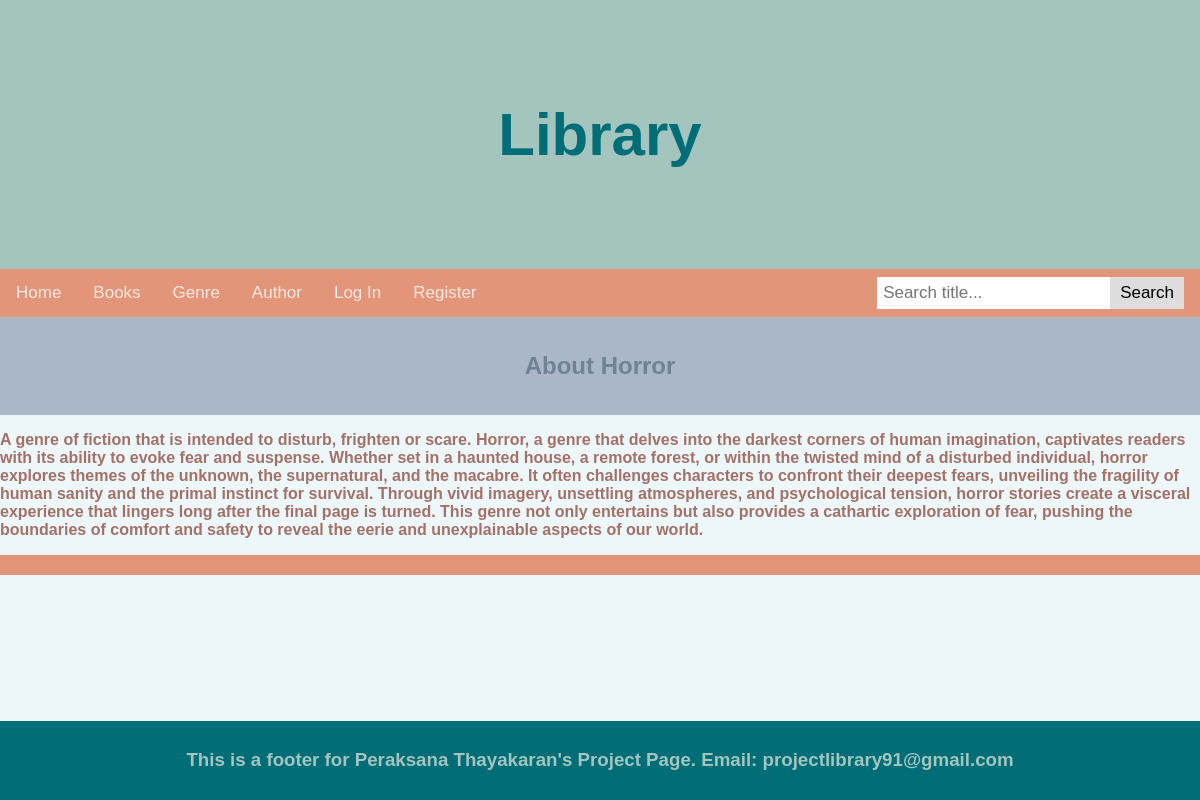
The page /genre/1 on the database its author committed.
### tables this page shows
CREATE TABLE Genre (id INTEGER PRIMARY KEY, name, description);

### route.py (the view)
@app.route('/genre/<int:id>')
def genre_details(id):
    if not is_valid_id(id):
        return render_template("error.html"), 400  # Bad Request
    try:
        genre = query_db("SELECT * FROM Genre WHERE id=?", (id,), one=True)
        if genre:
            return render_template("g_details.html", genre=genre)
        return render_template("error.html"), 404
    except sqlite3.OperationalError:
        return render_template("error.html"), 400  # Bad Request

### route.py (called while the page is built)
@app.before_request
def make_session_permanent():
    session.permanent = True

def is_valid_id(id):
    MIN_INTEGER = -9223372036854775808
    MAX_INTEGER = 9223372036854775807
    return MIN_INTEGER <= id <= MAX_INTEGER

def query_db(query, args=(), one=False):
    cur = get_db().execute(query, args)
    rv = cur.fetchall()
    cur.close()
    return (rv[0] if rv else None) if one else rv

def get_db():
    if 'db' not in g:
        g.db = sqlite3.connect(app.config['DATABASE'])
        g.db.row_factory = sqlite3.Row  # Return rows as dictionaries
    return g.db

@app.context_processor
def context_processor():
    return dict(title=app.config['TITLE'])

### templates/g_details.html
{% extends "u_layout.html" %}
{% block content %}
<div id="content">
  <div class="highlight">
    <h2>About {{ genre[1] }}</h2>
  </div>
  <p>{{ genre[2] }}</p>
</div>
{% endblock %}

### static/style.css (style rules this page uses)
body { font-family: "Verdana"; color : #a3c5be ; background-color: #EDf6f9; margin: 0; display: flex; flex-direction: column; min-height: 100vh; }
h2 { color: #708298; text-align: center }
p { color: #a27167 ; text-decoration: none; font-weight: 600; }
.highlight { background-color: #a9b7c8; text-align: center; color: white; font-size: 16px; padding: 15px 32px; text-decoration: none; }
body { font-family: "gill sans", sans-serif; color:#cf7757 }
* { box-sizing: border-box; }

### rows shown on the page
Genre: name "Horror", description "A genre of fiction that is intended to disturb, frighten or scare. Horror, a genre that delves into the darkest corners of human imagination, captivates readers with its ability to evoke fear and suspense. Whether set in a haunted house, a remote forest, or within the twisted mind of a disturbed individual, horror explores themes of the unknown, the supernatural, and the macabre. It often challenges characters to confront their deepest fears, unveiling the fragility of human sanity and the primal instinct for survival. Through vivid imagery, unsettling atmospheres, and psychological tension, horror stories create a visceral experience that lingers long after the final page is turned. This…"
